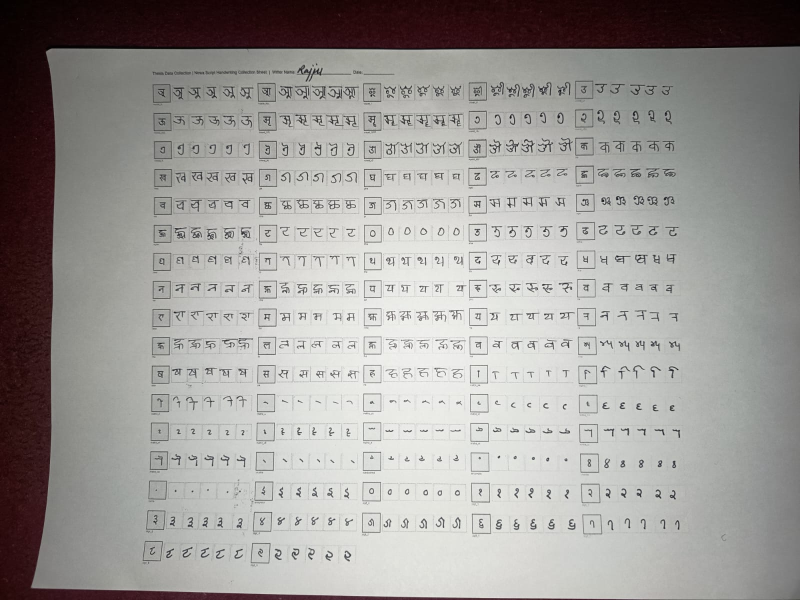
#> input picture handwritten_dataset/rajju_noto_sheet.jpeg, 1600 x 1200 px, given in place of WhatsApp Image 2026-05-10 at 22.52.34.jpeg, which was not available (shown at 1/2 size)
$ python process_handwritten.py
#> lines starting #> are read from the running program, lines starting #| are printed output that depends on the picture; after the words box and inside, x2 and y2 are one past the last pixel; in counts of white or black regions, pixels touching at a corner belong together; pictures that were not available may be replaced by others from this repository, and a replacement may not be noted
#> in process_sheet, img is the input picture: shape (1200, 1600, 3); mean B, G, R 152, 154.7, 157.5
#|   Loaded: 1600×1200px
### newa_classes.py
# # # newa_classes.py
# # # Complete Newa Unicode character dictionary from Unicode Standard

# # NEWA_CHARACTERS = {
# #     # Independent Vowels
# #     'vowel_A':   '\U00011400',   # 𑐀
# #     'vowel_AA':  '\U00011401',   # 𑐁
# #     'vowel_I':   '\U00011402',   # 𑐂
# #     'vowel_II':  '\U00011403',   # 𑐃
# #     'vowel_U':   '\U00011404',   # 𑐄
# #     'vowel_UU':  '\U00011405',   # 𑐅
# #     'vowel_VR':  '\U00011406',   # 𑐆 Vocalic R
# #     'vowel_VRR': '\U00011407',   # 𑐇 Vocalic RR
# #     'vowel_VL':  '\U00011408',   # 𑐈 Vocalic L
# #     'vowel_VLL': '\U00011409',   # 𑐉 Vocalic LL
# #     'vowel_E':   '\U0001140A',   # 𑐊
# #     'vowel_AI':  '\U0001140B',   # 𑐋
# #     'vowel_O':   '\U0001140C',   # 𑐌
# #     'vowel_AU':  '\U0001140D',   # 𑐍

# #     # Consonants
# #     'ka':   '\U0001140E',   # 𑐎
# #     'kha':  '\U0001140F',   # 𑐏
# #     'ga':   '\U00011410',   # 𑐐
# #     'gha':  '\U00011411',   # 𑐑
# #     'nga':  '\U00011412',   # 𑐒
# #     'ngha': '\U00011413',   # 𑐓
# #     'ca':   '\U00011414',   # 𑐔
# #     'cha':  '\U00011415',   # 𑐕
# #     'ja':   '\U00011416',   # 𑐖
# #     'jha':  '\U00011417',   # 𑐗
# #     'nya':  '\U00011418',   # 𑐘
# #     'nyha': '\U00011419',   # 𑐙
# #     'tta':  '\U0001141A',   # 𑐚
# #     'ttha': '\U0001141B',   # 𑐛
# #     'dda':  '\U0001141C',   # 𑐜
# #     'ddha': '\U0001141D',   # 𑐝
# #     'nna':  '\U0001141E',   # 𑐞
# #     'ta':   '\U0001141F',   # 𑐟
# #     'tha':  '\U00011420',   # 𑐠
# #     'da':   '\U00011421',   # 𑐡
# #     'dha':  '\U00011422',   # 𑐢
# #     'na':   '\U00011423',   # 𑐣
# #     'nha':  '\U00011424',   # 𑐤
# #     'pa':   '\U00011425',   # 𑐥
# #     'pha':  '\U00011426',   # 𑐦
# #     'ba':   '\U00011427',   # 𑐧
# #     'bha':  '\U00011428',   # 𑐨
# #     'ma':   '\U00011429',   # 𑐩
# #     'mha':  '\U0001142A',   # 𑐪
# #     'ya':   '\U0001142B',   # 𑐫
# #     'ra':   '\U0001142C',   # 𑐬
# #     'rha':  '\U0001142D',   # 𑐭
# #     'la':   '\U0001142E',   # 𑐮
# #     'lha':  '\U0001142F',   # 𑐯
# #     'wa':   '\U00011430',   # 𑐰
# #     'sha':  '\U00011431',   # 𑐱
# #     'ssa':  '\U00011432',   # 𑐲
# #     'sa':   '\U00011433',   # 𑐳
# #     'ha':   '\U00011434',   # 𑐴

# #     # Dependent Vowel Signs (Matras)
# #     'matra_aa':  '\U00011435',  # 𑐵
# #     'matra_i':   '\U00011436',  # 𑐶
# #     'matra_ii':  '\U00011437',  # 𑐷
# #     'matra_u':   '\U00011438',  # 𑐸
# #     'matra_uu':  '\U00011439',  # 𑐹
# #     'matra_vr':  '\U0001143A',  # 𑐺
# #     'matra_vrr': '\U0001143B',  # 𑐻
# #     'matra_vl':  '\U0001143C',  # 𑐼
# #     'matra_vll': '\U0001143D',  # 𑐽
# #     'matra_e':   '\U0001143E',  # 𑐾
# #     'matra_ai':  '\U0001143F',  # 𑐿
# #     'matra_o':   '\U00011440',  # 𑑀
# #     'matra_au':  '\U00011441',  # 𑑁

# #     # Signs
# #     'virama':     '\U00011442',  # 𑑂 tutisaalaa
# #     'candrabindu':'\U00011443',  # 𑑃 milaaphuti
# #     'anusvara':   '\U00011444',  # 𑑄 sinhaphuti
# #     'visarga':    '\U00011445',  # 𑑅 liphuti
# #     'nukta':      '\U00011446',  # 𑑆
# #     'avagraha':   '\U00011447',  # 𑑇 sulaa

# #     # Digits
# #     'digit_0': '\U00011450',  # 𑑐
# #     'digit_1': '\U00011451',  # 𑑑
# #     'digit_2': '\U00011452',  # 𑑒
# #     'digit_3': '\U00011453',  # 𑑓
# #     'digit_4': '\U00011454',  # 𑑔
# #     'digit_5': '\U00011455',  # 𑑕
# #     'digit_6': '\U00011456',  # 𑑖
# #     'digit_7': '\U00011457',  # 𑑗
# #     'digit_8': '\U00011458',  # 𑑘
# #     'digit_9': '\U00011459',  # 𑑙
# # }

# # # Create reverse mapping: unicode char → class name
# # CHAR_TO_CLASS = {v: k for k, v in NEWA_CHARACTERS.items()}

# # print(f"Total classes defined: {len(NEWA_CHARACTERS)}")
# # # Output: Total classes defined: 94


# # newa_classes.py
# # 82 Newa character classes used in this project
# # Matches Unicode Standard U+11400–U+1147F
# # Excludes rare Sanskrit-only characters not needed for Nepal Bhasa

# from utils import setup_utf8
# setup_utf8()

# NEWA_CHARACTERS = {
#     # ── Independent Vowels (12) ───────────────────────────────────
#     'vowel_A':   '\U00011400',   # 𑐀
#     'vowel_AA':  '\U00011401',   # 𑐁
#     'vowel_I':   '\U00011402',   # 𑐂
#     'vowel_II':  '\U00011403',   # 𑐃
#     'vowel_U':   '\U00011404',   # 𑐄
#     'vowel_UU':  '\U00011405',   # 𑐅
#     'vowel_E':   '\U0001140A',   # 𑐊
#     'vowel_AI':  '\U0001140B',   # 𑐋
#     'vowel_O':   '\U0001140C',   # 𑐌
#     'vowel_AU':  '\U0001140D',   # 𑐍

#     # ── Consonants (39) ───────────────────────────────────────────
#     'ka':   '\U0001140E',   # 𑐎
#     'kha':  '\U0001140F',   # 𑐏
#     'ga':   '\U00011410',   # 𑐐
#     'gha':  '\U00011411',   # 𑐑
#     'nga':  '\U00011412',   # 𑐒
#     'ca':   '\U00011414',   # 𑐔
#     'cha':  '\U00011415',   # 𑐕
#     'ja':   '\U00011416',   # 𑐖
#     'jha':  '\U00011417',   # 𑐗
#     'nya':  '\U00011418',   # 𑐘
#     'tta':  '\U0001141A',   # 𑐚
#     'ttha': '\U0001141B',   # 𑐛
#     'dda':  '\U0001141C',   # 𑐜
#     'ddha': '\U0001141D',   # 𑐝
#     'nna':  '\U0001141E',   # 𑐞
#     'ta':   '\U0001141F',   # 𑐟
#     'tha':  '\U00011420',   # 𑐠
#     'da':   '\U00011421',   # 𑐡
#     'dha':  '\U00011422',   # 𑐢
#     'na':   '\U00011423',   # 𑐣
#     'pa':   '\U00011425',   # 𑐥
#     'pha':  '\U00011426',   # 𑐦
#     'ba':   '\U00011427',   # 𑐧
#     'bha':  '\U00011428',   # 𑐨
#     'ma':   '\U00011429',   # 𑐩
#     'ya':   '\U0001142B',   # 𑐫
#     'ra':   '\U0001142C',   # 𑐬
#     'la':   '\U0001142E',   # 𑐮
#     'wa':   '\U00011430',   # 𑐰
#     'sha':  '\U00011431',   # 𑐱
#     'ssa':  '\U00011432',   # 𑐲
#     'sa':   '\U00011433',   # 𑐳
#     'ha':   '\U00011434',   # 𑐴

#     # ── Dependent Vowel Signs / Matras (12) ───────────────────────
#     'matra_aa':  '\U00011435',  # 𑐵
#     'matra_i':   '\U00011436',  # 𑐶
#     'matra_ii':  '\U00011437',  # 𑐷
#     'matra_u':   '\U00011438',  # 𑐸
#     'matra_uu':  '\U00011439',  # 𑐹
#     'matra_e':   '\U0001143E',  # 𑐾
#     'matra_ai':  '\U0001143F',  # 𑐿
#     'matra_o':   '\U00011440',  # 𑑀
#     'matra_au':  '\U00011441',  # 𑑁

#     # ── Signs (6) ─────────────────────────────────────────────────
#     'virama':      '\U00011442',  # 𑑂  tutisaalaa
#     'candrabindu': '\U00011443',  # 𑑃  milaaphuti
#     'anusvara':    '\U00011444',  # 𑑄  sinhaphuti
#     'visarga':     '\U00011445',  # 𑑅  liphuti
#     'avagraha':    '\U00011447',  # 𑑇  sulaa

#     # ── Digits (10) ───────────────────────────────────────────────
#     'digit_0': '\U00011450',  # 𑑐  guli
#     'digit_1': '\U00011451',  # 𑑑  chi
#     'digit_2': '\U00011452',  # 𑑒  nasi
#     'digit_3': '\U00011453',  # 𑑓  swa
#     'digit_4': '\U00011454',  # 𑑔  pi
#     'digit_5': '\U00011455',  # 𑑕  njaa
#     'digit_6': '\U00011456',  # 𑑖  khu
#     'digit_7': '\U00011457',  # 𑑗  nhasa
#     'digit_8': '\U00011458',  # 𑑘  cyaa
#     'digit_9': '\U00011459',  # 𑑙  gu
# }

# # Reverse mapping: unicode char → class name (useful for labelling)
# CHAR_TO_CLASS = {v: k for k, v in NEWA_CHARACTERS.items()}

# # ── Legacy font key mappings (Ranjana / Prachalit ASCII fonts) ────
# # These fonts don't use Unicode — characters are on keyboard keys.
# # Key → class_name mapping for standard Nepal Lipi keyboard layout.
# RANJANA_KEY_MAP = {
#     # Vowels
#     'a': 'vowel_A',    'A': 'vowel_AA',
#     'i': 'vowel_I',    'I': 'vowel_II',
#     'u': 'vowel_U',    'U': 'vowel_UU',
#     'e': 'vowel_E',    'E': 'vowel_AI',
#     'o': 'vowel_O',    'O': 'vowel_AU',
#     # Consonants
#     'k': 'ka',   'K': 'kha',  'g': 'ga',   'G': 'gha',
#     '}': 'nga',  'c': 'ca',   'C': 'cha',  'j': 'ja',
#     'J': 'jha',  '~': 'nya',  'T': 'tta',  'D': 'dda',
#     'N': 'nna',  't': 'ta',   'd': 'da',   'n': 'na',
#     'p': 'pa',   'P': 'pha',  'b': 'ba',   'B': 'bha',
#     'm': 'ma',   'y': 'ya',   'r': 'ra',   'l': 'la',
#     'w': 'wa',   'z': 'sha',  'S': 'ssa',  's': 'sa',
#     'h': 'ha',
#     # Matras
#     'F': 'matra_aa', 'f': 'matra_i',  ';': 'matra_ii',
#     'v': 'matra_u',  'V': 'matra_uu', 'M': 'matra_e',
#     ':': 'matra_ai', 'x': 'matra_o',  'X': 'matra_au',
#     # Signs
#     '&': 'anusvara', 'H': 'visarga', '`': 'virama',
#     # Digits
#     '0': 'digit_0', '1': 'digit_1', '2': 'digit_2',
#     '3': 'digit_3', '4': 'digit_4', '5': 'digit_5',
#     '6': 'digit_6', '7': 'digit_7', '8': 'digit_8',
#     '9': 'digit_9',
# }

# # Reverse: class_name → key
# CLASS_TO_RANJANA_KEY = {v: k for k, v in RANJANA_KEY_MAP.items()}

# if __name__ == "__main__":
#     print(f"Total classes: {len(NEWA_CHARACTERS)}")
#     print(f"Ranjana key mappings: {len(RANJANA_KEY_MAP)}")


#     # run this quick check
# from newa_classes import NEWA_CHARACTERS, CLASS_TO_RANJANA_KEY

# missing = [cls for cls in NEWA_CHARACTERS
#            if cls not in CLASS_TO_RANJANA_KEY]
# print(f"No Ranjana key: {missing}")


# # newa_classes.py
# # ─────────────────────────────────────────────────────────────────
# # Key maps verified visually from:
# #   font_inspection/ranjana_key_mapping.png     (Image 1)
# #   font_inspection/ranjana_all_glyphs.png      (Image 2)
# #   font_inspection/prachalit1_key_mapping.png  (Image 3)

# # RANJANA missing 6 classes — confirmed from Image 2 green cells:
# #   'q'  → ttha        (unused, glyph visible in Image 2)
# #   'Q'  → ddha        (unused, glyph visible in Image 2)
# #   'R'  → tha         (unused, glyph visible in Image 2)
# #   'W'  → dha         (unused, glyph visible in Image 2)
# #   'L'  → candrabindu (unused, small hook visible in Image 2)
# #   'Y'  → avagraha    (unused, small mark visible in Image 2)

# # PRACHALIT1 — fully mapped from Image 3.
# # Prachalit uses different keys for many characters than Ranjana.
# # ─────────────────────────────────────────────────────────────────


import sys, io

def setup_utf8():
    if sys.stdout.encoding != 'utf-8':
        sys.stdout = io.TextIOWrapper(
            sys.stdout.buffer, encoding='utf-8', errors='replace')

setup_utf8()

# ── Character classes ─────────────────────────────────────────────
NEWA_CHARACTERS = {
    # Independent Vowels (10)
    'vowel_A':   '\U00011400',
    'vowel_AA':  '\U00011401',
    'vowel_I':   '\U00011402',
    'vowel_II':  '\U00011403',
    'vowel_U':   '\U00011404',
    'vowel_UU':  '\U00011405',
    'vowel_E':   '\U0001140A',
    'vowel_AI':  '\U0001140B',
    'vowel_O':   '\U0001140C',
    'vowel_AU':  '\U0001140D',
    # Consonants (33)
    'ka':   '\U0001140E', 'kha':  '\U0001140F',
    'ga':   '\U00011410', 'gha':  '\U00011411',
    'nga':  '\U00011412', 'ca':   '\U00011414',
    'cha':  '\U00011415', 'ja':   '\U00011416',
    'jha':  '\U00011417', 'nya':  '\U00011418',
    'tta':  '\U0001141A', 'ttha': '\U0001141B',
    'dda':  '\U0001141C', 'ddha': '\U0001141D',
    'nna':  '\U0001141E', 'ta':   '\U0001141F',
    'tha':  '\U00011420', 'da':   '\U00011421',
    'dha':  '\U00011422', 'na':   '\U00011423',
    'pa':   '\U00011425', 'pha':  '\U00011426',
    'ba':   '\U00011427', 'bha':  '\U00011428',
    'ma':   '\U00011429', 'ya':   '\U0001142B',
    'ra':   '\U0001142C', 'la':   '\U0001142E',
    'wa':   '\U00011430', 'sha':  '\U00011431',
    'ssa':  '\U00011432', 'sa':   '\U00011433',
    'ha':   '\U00011434',
    # Matras (9)
    'matra_aa':  '\U00011435', 'matra_i':   '\U00011436',
    'matra_ii':  '\U00011437', 'matra_u':   '\U00011438',
    'matra_uu':  '\U00011439', 'matra_e':   '\U0001143E',
    'matra_ai':  '\U0001143F', 'matra_o':   '\U00011440',
    'matra_au':  '\U00011441',
    # Signs (5)
    'virama':      '\U00011442',
    'candrabindu': '\U00011443',
    'anusvara':    '\U00011444',
    'visarga':     '\U00011445',
    'avagraha':    '\U00011447',
    # Digits (10)
    'digit_0': '\U00011450', 'digit_1': '\U00011451',
    'digit_2': '\U00011452', 'digit_3': '\U00011453',
    'digit_4': '\U00011454', 'digit_5': '\U00011455',
    'digit_6': '\U00011456', 'digit_7': '\U00011457',
    'digit_8': '\U00011458', 'digit_9': '\U00011459',
}

CHAR_TO_CLASS = {v: k for k, v in NEWA_CHARACTERS.items()}

RANJANA_KEY_MAP = {
    # ── Vowels ────────────────────────────────────────────────────
    'a': 'vowel_A',    'A': 'vowel_AA',
    'i': 'vowel_I',    'I': 'vowel_II',
    'u': 'vowel_U',    'U': 'vowel_UU',
    'e': 'vowel_E',    'E': 'vowel_AI',
    'o': 'vowel_O',    'O': 'vowel_AU',

    # ── Consonants ────────────────────────────────────────────────
    'k': 'ka',   'K': 'kha',
    'g': 'ga',   'G': 'gha',
    '}': 'nga',
    'c': 'ca',   'C': 'cha',
    'j': 'ja',   'J': 'jha',
    '~': 'nya',
    'T': 'tta',
    'D': 'dda',
    'N': 'nna',
    't': 'ta',
    'd': 'da',
    'n': 'na',
    'p': 'pa',   'P': 'pha',
    'b': 'ba',   'B': 'bha',
    'm': 'ma',
    'y': 'ya',
    'r': 'ra',
    'l': 'la',
    'w': 'wa',
    'z': 'sha',  'Z': 'sha',
    'S': 'ssa',
    's': 'sa',
    'h': 'ha',

    # ── 6 MISSING — confirmed from Image 2 green (UNUSED) cells ──
    'q': 'ttha',        # Image 2: key='q' UNUSED, glyph = retroflex ṭha
    'Q': 'ddha',        # Image 2: key='Q' UNUSED, glyph = retroflex ḍha
    'R': 'tha',         # Image 2: key='R' UNUSED, glyph = dental tha
    'W': 'dha',         # Image 2: key='W' UNUSED, glyph = dental dha
    'L': 'candrabindu', # Image 2: key='L' UNUSED, small hook = chandrabindu
    'Y': 'avagraha',    # Image 2: key='Y' UNUSED, small mark = avagraha

    # ── Matras ────────────────────────────────────────────────────
    'F': 'matra_aa',
    'f': 'matra_i',
    ';': 'matra_ii',
    'v': 'matra_u',
    'V': 'matra_uu',
    'M': 'matra_e',
    ':': 'matra_ai',
    'x': 'matra_o',
    'X': 'matra_au',

    # ── Signs ─────────────────────────────────────────────────────
    '&': 'anusvara',
    'H': 'visarga',
    '`': 'virama',

    # ── Digits ────────────────────────────────────────────────────
    '0': 'digit_0', '1': 'digit_1', '2': 'digit_2',
    '3': 'digit_3', '4': 'digit_4', '5': 'digit_5',
    '6': 'digit_6', '7': 'digit_7', '8': 'digit_8',
    '9': 'digit_9',
}

CLASS_TO_RANJANA_KEY = {v: k for k, v in RANJANA_KEY_MAP.items()}


# ══════════════════════════════════════════════════════════════════
# PRACHALIT1 KEY MAP — read from Image 3
# ══════════════════════════════════════════════════════════════════
# Prachalit uses VERY DIFFERENT key layout from Ranjana.
# Read row by row from Image 3:
#
# Row 1 (a-l):
#   a=vowel_A   b=bha    c=ca(conjunct?)  d=da    e=vowel_E(?)
#   f=virama    g=ga     h=ha             i=vowel_I  j=jha  k=ka  l=la(?)
#
# Row 2 (m-x):
#   m=ma    n=na    o=vowel_O   p=pa    q=nga(?)
#   r=ra    s=sa    t=ta        u=vowel_U  V=matra_uu  w=wa  x=matra_o(?)
#
# Row 3 (y,z,A-J):
#   y=tha   z=dha   A=vowel_AA  B=gha   C=cha(conjunct)
#   D=da    E=vowel_E   F=matra_aa  G=?  H=visarga  I=?  J=?
#
# Row 4 (K-V):
#   K=ka(alt)  L=candrabindu  M=ma    N=nna   O=vowel_O
#   P=pha      Q=ddha         R=tha   S=ssa   T=tta  U=vowel_UU  V=matra_uu
#
# Row 5 (W-Z, 0-7):
#   W=dha   X=matra_au   Y=ya    Z=sha(alt)
#   0=digit_0  1=digit_1  2=digit_2  3=digit_3
#   4=digit_4  5=digit_5  6=digit_6  7=digit_7
#
# Prachalit clearly shows different layout — y=tha, z=dha, Y=ya
#
PRACHALIT1_KEY_MAP = {
    # ── Vowels ────────────────────────────────────────────────────
    'a': 'vowel_A',    'A': 'vowel_AA',
    'i': 'vowel_I',    'I': 'vowel_II',
    'u': 'vowel_U',    'U': 'vowel_UU',
    'e': 'vowel_E',
    'o': 'vowel_O',

    # ── Consonants — Prachalit layout (Image 3) ───────────────────
    'k': 'ka',   'K': 'kha',
    'g': 'ga',   'G': 'gha',
    'q': 'nga',                # Prachalit: q=nga (different from Ranjana!)
    'c': 'ca',   'C': 'cha',
    'j': 'ja',   'J': 'jha',
    'N': 'nya',                # Prachalit: N=nya
    'T': 'tta',  'Q': 'ttha', # Prachalit: Q=ttha
    'D': 'dda',
    'n': 'nna',                # Prachalit: n=nna (different!)
    't': 'ta',
    'y': 'tha',                # Prachalit: y=tha (Image 3 row 3 first cell)
    'd': 'da',
    'z': 'dha',                # Prachalit: z=dha (Image 3 row 3 second cell)
    'W': 'dha',                # also W
    'R': 'tha',                # also R
    'l': 'na',                 # Prachalit: l=na
    'p': 'pa',   'P': 'pha',
    'b': 'ba',   'B': 'bha',
    'm': 'ma',   'M': 'ma',
    'Y': 'ya',                 # Prachalit: Y=ya (Image 3 row 5)
    'r': 'ra',
    'w': 'wa',   'W': 'wa',
    'Z': 'sha',  'S': 'ssa',
    's': 'sa',
    'h': 'ha',

    # ── Signs ─────────────────────────────────────────────────────
    'L': 'candrabindu',
    'H': 'visarga',
    'f': 'virama',
    '&': 'anusvara',

    # ── Matras ────────────────────────────────────────────────────
    'F': 'matra_aa',
    'v': 'matra_i',
    'V': 'matra_ii',
    ';': 'matra_u',
    ':': 'matra_uu',
    'x': 'matra_e',
    'X': 'matra_au',
    'E': 'matra_ai',
    'O': 'matra_o',

    # ── Digits (Prachalit uses 0-9 same positions) ────────────────
    '0': 'digit_0', '1': 'digit_1', '2': 'digit_2',
    '3': 'digit_3', '4': 'digit_4', '5': 'digit_5',
    '6': 'digit_6', '7': 'digit_7', '8': 'digit_8',
    '9': 'digit_9',
}

CLASS_TO_PRACHALIT1_KEY = {v: k for k, v in PRACHALIT1_KEY_MAP.items()}


# ── Convenience lookup: font_id → its key map ─────────────────────
FONT_KEY_MAPS = {
    'ranjana':    RANJANA_KEY_MAP,
    'prachalit1': PRACHALIT1_KEY_MAP,
}

FONT_CLASS_TO_KEY = {
    'ranjana':    CLASS_TO_RANJANA_KEY,
    'prachalit1': CLASS_TO_PRACHALIT1_KEY,
}


# ── Self-check ────────────────────────────────────────────────────
# [16 lines that do not run on import are left out]

### data_pipeline/process_handwritten.py
"""
step5a_process_sheet.py  —  Newa Script OCR  (FIXED v2)
============================================================
WHAT WAS WRONG (and what was fixed):

  BUG 1 — Wrong GRID_COLS
    Before : GRID_COLS = 5
    After  : GRID_COLS = 8
    Why    : Your sheet has 8 character columns per row, not 5.
             With the wrong value every group of cells was offset
             so the ref box landed on writing boxes and vice versa.

  BUG 2 — Wrong ref_w fraction
    Before : ref_w = int(col_w * 0.22)   ← 22% of column
    After  : ref_w = int(col_w * 0.30)   ← 30% of column
    Why    : Pixel analysis of the debug image showed the reference
             box occupies 38px out of every 125px group = 30.4%.
             At 22% the script was cutting into the writing boxes
             instead of skipping the reference character.

  BUG 3 — Wrong title_frac
    Before : title_frac = 0.06
    After  : title_frac = 0.05
    Why    : The title area is slightly smaller than assumed,
             causing the first row of cells to be missed or shifted.

  BUG 4 — Wrong row_h calculation
    Before : box_h = int(row_h * 0.70)
    After  : box_h = int(row_h * 0.60)
    Why    : Each character row has a sub-label row beneath it
             (showing the class name). The char area is only ~60%
             of the total row height. At 70% the crops were
             bleeding into the label text below.

USAGE:
  python step5a_process_sheet.py

Edit the JOBS section at the bottom to point to your photos.
"""

import cv2
import numpy as np
import os
import sys
from pathlib import Path
sys.path.append(os.path.abspath(os.path.join(os.path.dirname(__file__), "..")))


_this_dir = os.path.dirname(os.path.abspath(__file__)) \
            if '__file__' in dir() else os.getcwd()
sys.path.insert(0, _this_dir)

try:
    from newa_classes import NEWA_CHARACTERS
except ImportError:
    print("⚠  Could not import newa_classes — using placeholder set")
    NEWA_CHARACTERS = {f"char_{i:02d}": i for i in range(82)}

# ═══════════════════════════════════════════════════════════════
# ▼▼▼  CORRECTED CONFIGURATION  ▼▼▼
# ═══════════════════════════════════════════════════════════════

IMG_SIZE    = 128
WRITE_BOXES = 5       # writing boxes per character
GRID_COLS   = 8       # ← FIXED: was 5, your sheet has 8 columns
DEBUG_DIR   = "debug_crops"
AUGMENT     = True

# Light augmentation settings
AUG_ROTATIONS  = [-7, -3, 3, 7]
AUG_BRIGHTNESS = [0.85, 1.15]


# ═══════════════════════════════════════════════════════════════
# PERSPECTIVE CORRECTION
# ═══════════════════════════════════════════════════════════════

def deskew_sheet(img):
    gray    = cv2.cvtColor(img, cv2.COLOR_BGR2GRAY)
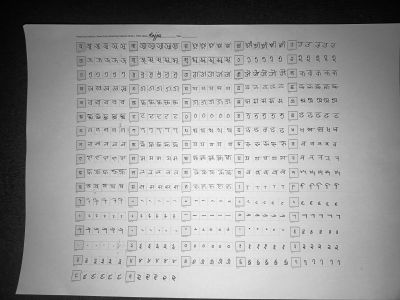
#> gray: shape (1200, 1600) (shown at 1/4 size); min 1, max 255, mean 155.2
    blurred = cv2.GaussianBlur(gray, (5, 5), 0)
    edges   = cv2.Canny(blurred, 50, 150)
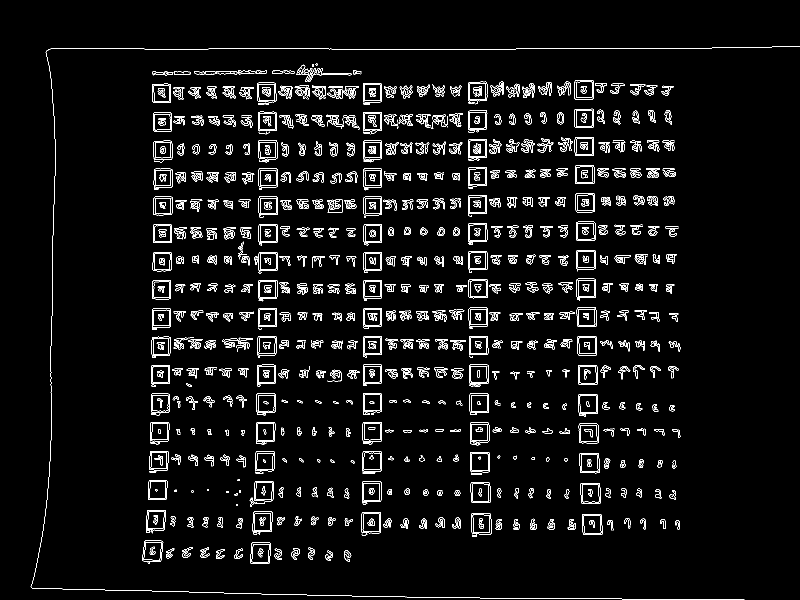
#> edges: shape (1200, 1600) (shown at 1/2 size); 4.2% white in thin lines or dots, all inside (x1, y1, x2, y2) = (61, 92, 1600, 1199)
    kernel  = cv2.getStructuringElement(cv2.MORPH_RECT, (3, 3))
    dilated = cv2.dilate(edges, kernel, iterations=2)
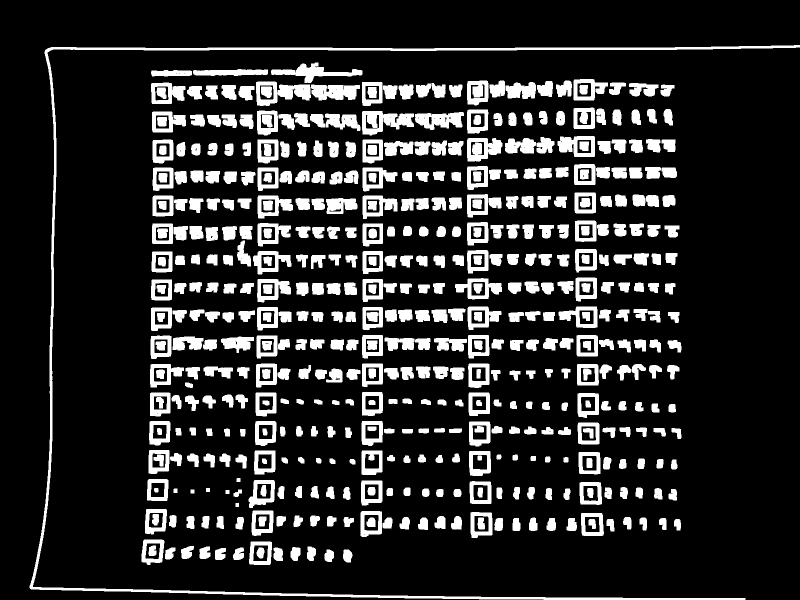
#> dilated: shape (1200, 1600) (shown at 1/2 size); 16.6% white; 541 white regions
    contours, _ = cv2.findContours(
        dilated, cv2.RETR_EXTERNAL, cv2.CHAIN_APPROX_SIMPLE)
#> contours = 464 contours; largest, box (x1, y1, x2, y2) and area: (59, 90, 1600, 1200) 16282, (512, 163, 622, 212) 3400, (724, 222, 828, 271) 3130, (934, 276, 1005, 323) 2502, (1115, 272, 1190, 314) 2472
    if not contours:
        print("  ⚠ No contours — skipping deskew")
        return img
    img_area = img.shape[0] * img.shape[1]
#> (the rest of the program and of its run is left out)
